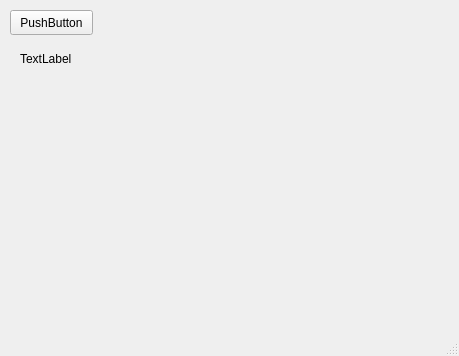
<?xml version="1.0" encoding="UTF-8"?>
<ui version="4.0">
 <class>MainWindow</class>
 <widget class="QMainWindow" name="MainWindow">
  <property name="geometry">
   <rect>
    <x>0</x>
    <y>0</y>
    <width>459</width>
    <height>356</height>
   </rect>
  </property>
  <property name="windowTitle">
   <string>MainWindow</string>
  </property>
  <widget class="QWidget" name="centralwidget">
   <widget class="QPushButton" name="pushButton">
    <property name="geometry">
     <rect>
      <x>10</x>
      <y>10</y>
      <width>83</width>
      <height>25</height>
     </rect>
    </property>
    <property name="text">
     <string>PushButton</string>
    </property>
   </widget>
   <widget class="QLabel" name="label">
    <property name="geometry">
     <rect>
      <x>20</x>
      <y>50</y>
      <width>111</width>
      <height>17</height>
     </rect>
    </property>
    <property name="text">
     <string>TextLabel</string>
    </property>
   </widget>
  </widget>
  <widget class="QMenuBar" name="menubar">
   <property name="geometry">
    <rect>
     <x>0</x>
     <y>0</y>
     <width>459</width>
     <height>22</height>
    </rect>
   </property>
  </widget>
  <widget class="QStatusBar" name="statusbar"/>
 </widget>
 <resources/>
 <connections/>
</ui>
